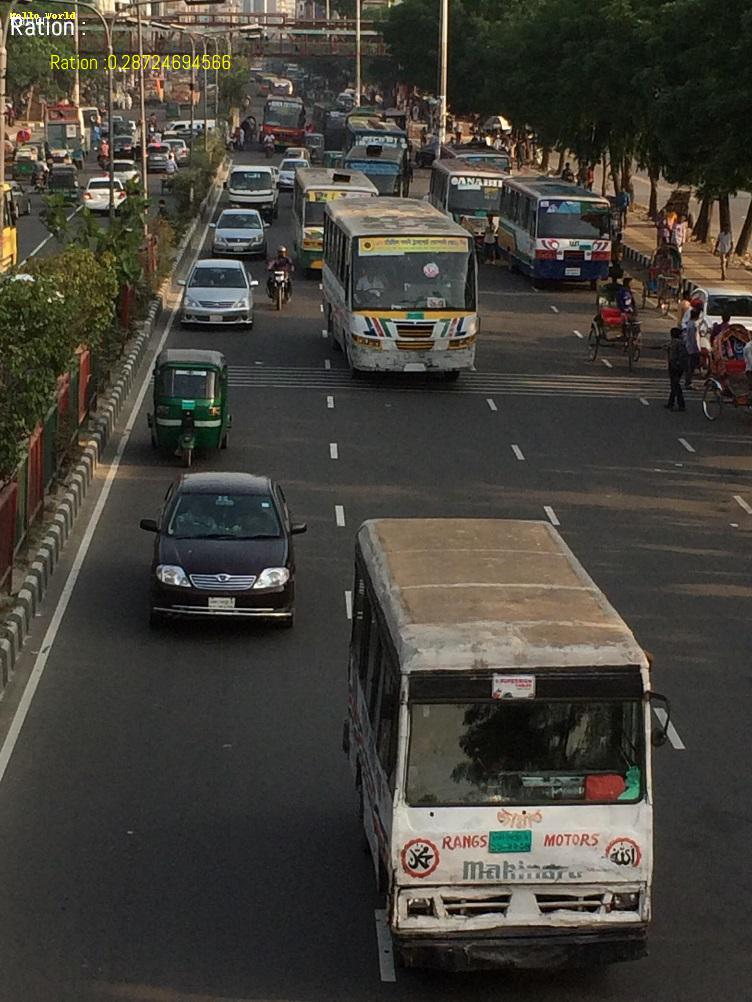
#> input picture img/input/Bannani-1.5-2 -1-mon.jpg, 752 x 1002 px, found by its file name; its folder holds only this picture in this run
$ python vehicle-ratio.py
#> lines starting #> are read from the running program, lines starting #| are printed output that depends on the picture; after the words box and inside, x2 and y2 are one past the last pixel; in counts of white or black regions, pixels touching at a corner belong together
from PIL import Image, ImageDraw ,ImageFont
import os, os.path
import cv2
import numpy

in_path ="img\\input"
out_path="img\\output_mask"
result_path="img\\result"
script_dir = os.path.dirname(__file__)

abs_in_path = os.path.join(script_dir, in_path)
abs_out_path = os.path.join(script_dir, out_path)
abs_result_path = os.path.join(script_dir, result_path)


POLYGON_MASK1 = [
    (450,0),
    (700,0),
    (700,388),
    (710,388)
]

POLYGON_MASK2 = [
     (0, 0),
    (0, 488),
    (40, 488),
    (220, 0)
]

imgs = []
valid_images = [".jpg",".gif",".png",".tga"]

CROP_RECT = (50, 100, 700, 900)

# Cropping the images
def cropper(abs_in_path ,abs_out_path,img_name):
#> called with abs_in_path = 'img\\input/Bannani-1.5-2 -1-mon.jpg', abs_out_path = 'img\\output_mask/Bannani-1.5-2 -1-mon.jpg', img_name = 'Bannani-1.5-2 -1-mon.jpg'
    image = Image.open(abs_in_path)
#> image is the input picture: PIL image 752x1002 RGB; mean R, G, B 68.4, 65.1, 58
    ImageDraw.Draw(image).polygon(POLYGON_MASK1, fill=(0, 0, 0))
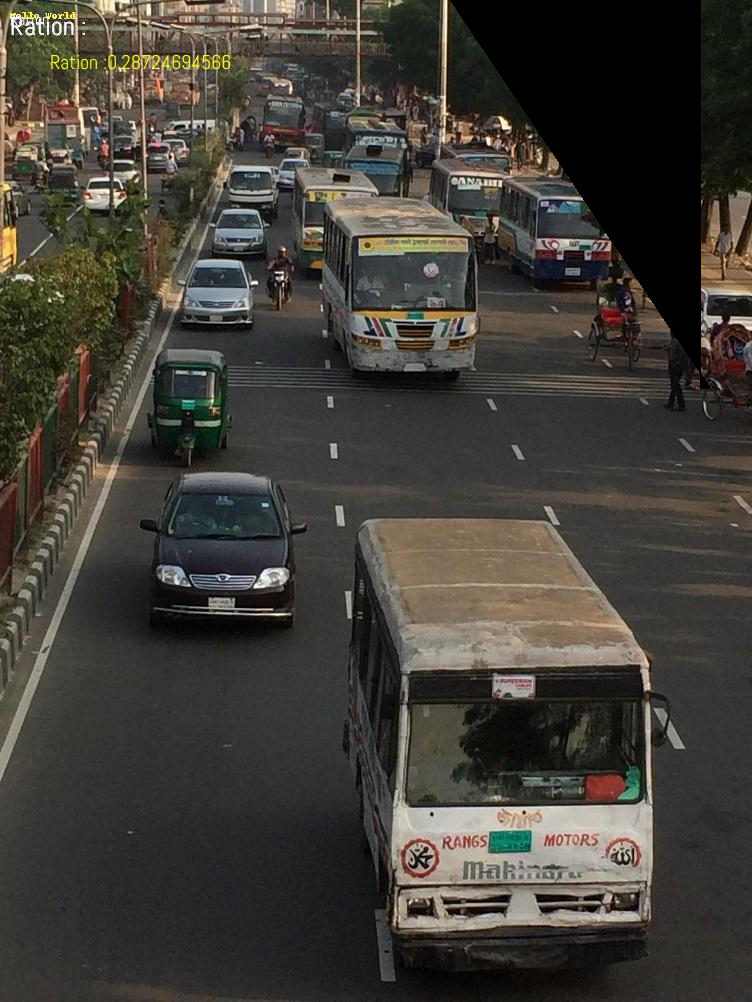
#> image: PIL image 752x1002 RGB; mean R, G, B 65.6, 62.4, 56
    ImageDraw.Draw(image).polygon(POLYGON_MASK2, fill=(0, 0, 0))
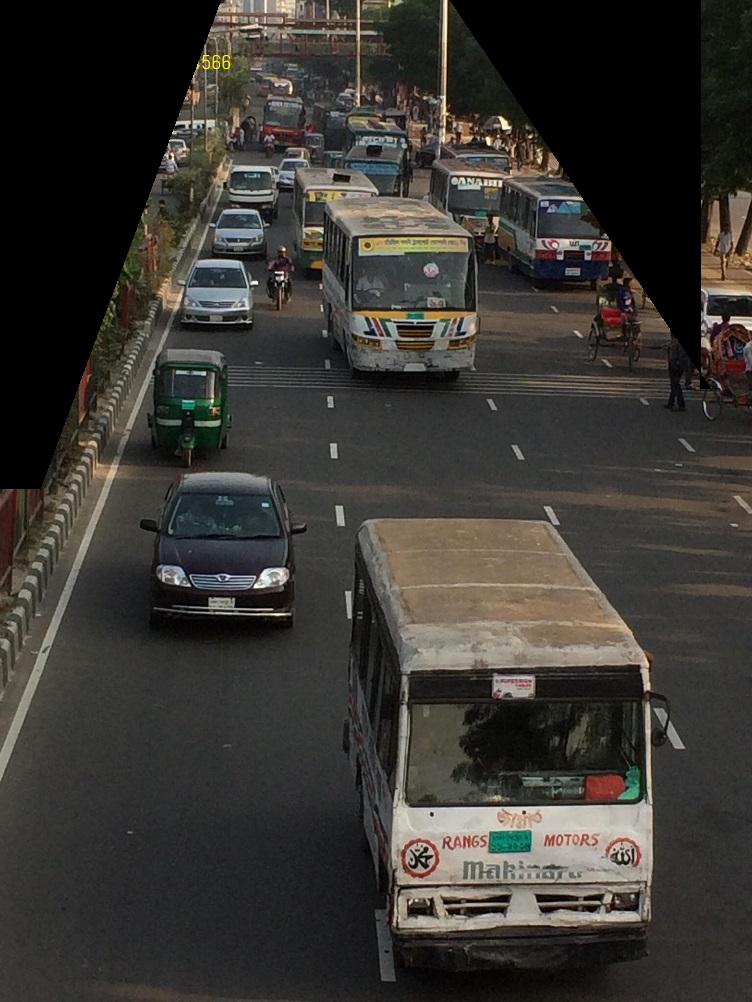
#> image: PIL image 752x1002 RGB; mean R, G, B 57.8, 55.3, 50.8
    cropped_image = image.crop(CROP_RECT)
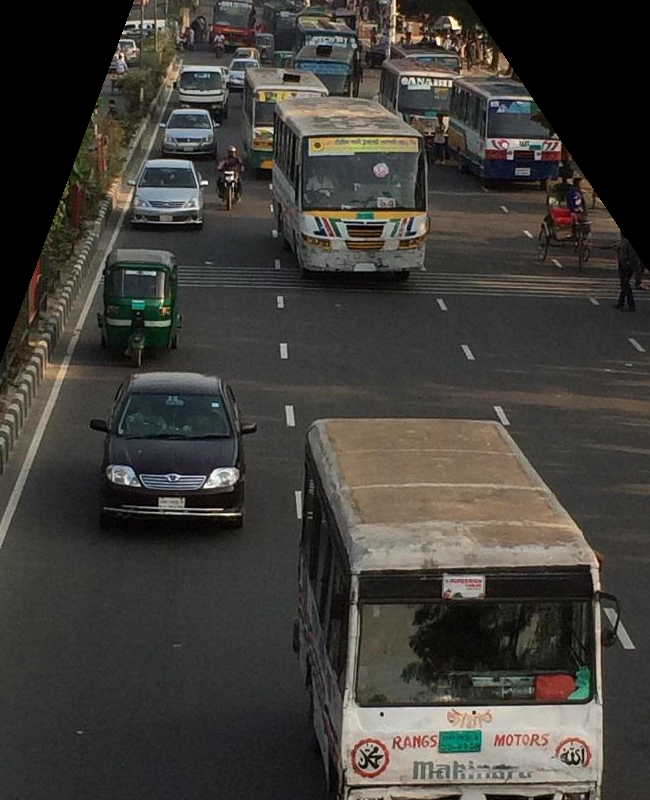
#> cropped_image: PIL image 650x800 RGB; mean R, G, B 64.9, 62.4, 57.6
    cropped_image.save(abs_out_path)
    rgb_to_bgr(abs_out_path,abs_in_path,img_name)

def rgb_to_bgr(file_path,parent_path,img_name):
    image = Image.open(file_path)
    unmasked_pixels = count_unmasked_pixels(image)
    # Use numpy to convert the image from PIL format to OpenCV
    opencv_image = cv2.cvtColor(numpy.array(image), cv2.COLOR_RGB2BGR)
    # Apply the Canny edge detection algorithm
    edged_image = cv2.Canny(opencv_image, 100, 200)
    edge_pixels = count_edge_pixels(edged_image)
    cv2.imwrite(file_path, edged_image)
    ratio=float(edge_pixels) / float(unmasked_pixels)
    writter_text(parent_path,ratio,img_name)
    #with open("D:/MS/Traffic_Monitoring/app/Output.txt", "w") as text_file:
       # text_file.write("Ratio : %s ratio" % (ratio))
    #print(ratio)

def writter_text(file_path,ratio,img_name):
    img = Image.open(file_path)
    d = ImageDraw.Draw(img)
    fonts_path = os.path.join(os.path.dirname(os.path.dirname(__file__)), 'app\\fonts\\abel-regular.ttf')
    font = ImageFont.truetype(fonts_path,26)
    d.text((10,10), "Ration :%s "% ratio, fill=(255,255,0),font=font)
    img_out_path=os.path.join(abs_result_path, img_name)
    img.save(img_out_path)

def count_unmasked_pixels(pil_image):
    pixels = pil_image.load()
    count = 0
    for x in range(0, pil_image.size[0]):
        for y in range(0, pil_image.size[1]):
            if pixels[x, y] != (0, 0, 0):
                count = count + 1
    return count

def count_edge_pixels(opencv_image):
    count = 0
    width, height = opencv_image.shape[:2]

    for x in range(0, width):
        for y in range(0, height):
            if opencv_image[x, y] ==255:
                count = count + 3
    return count

for f in os.listdir(abs_in_path): #assuming gif
    ext = os.path.splitext(f)[1]
   # if ext.lower() not in valid_images:
    #    continue
    img_path=os.path.join(abs_in_path, f)
    img_out_path=os.path.join(abs_out_path, f)
    cropper(img_path,img_out_path,f)
#> in rgb_to_bgr, `unmasked_pixels = count_unmasked_pixels(image)`: unmasked_pixels = 475026
#> in rgb_to_bgr, `edged_image = cv2.Canny(opencv_image, 100, 200)`:
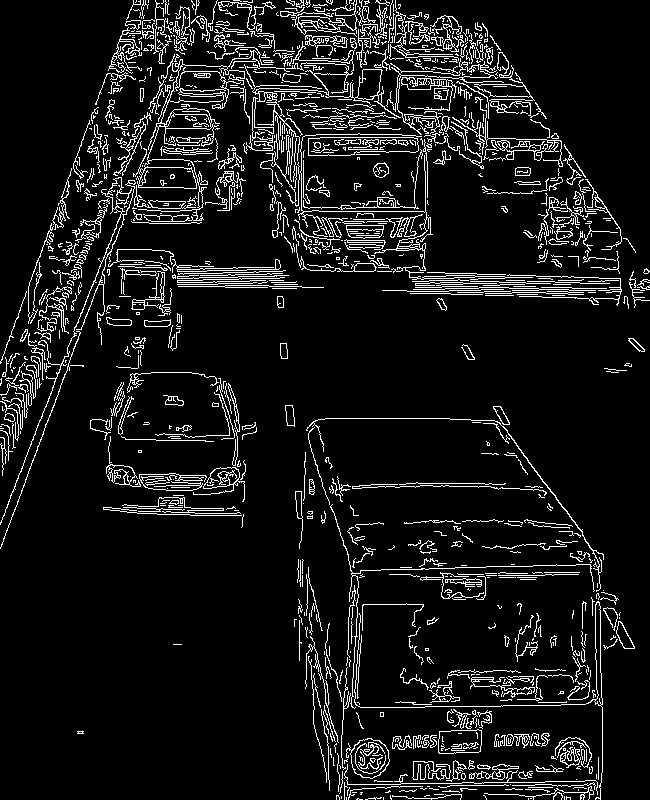
#> edged_image: shape (800, 650); 8.7% white in thin lines or dots
#> in rgb_to_bgr, `edge_pixels = count_edge_pixels(edged_image)`: edge_pixels = 135795
#> in rgb_to_bgr, `ratio=float(edge_pixels) / float(unmasked_pixels)`: ratio = 0.286
#> in writter_text, `img.save(img_out_path)`:
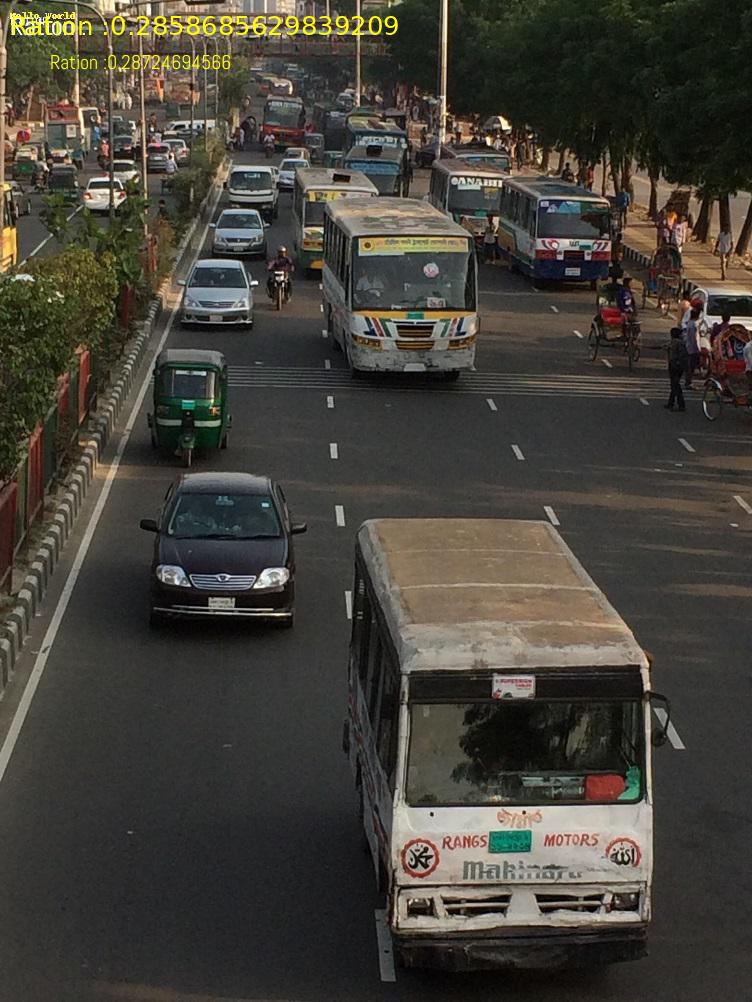
#> saved as Bannani-1.5-2 -1-mon.jpg: PIL image 752x1002 RGB; mean R, G, B 68.8, 65.6, 57.7

$ run again, on img/input/Bannani-1.5-2.5-1-sun.jpeg
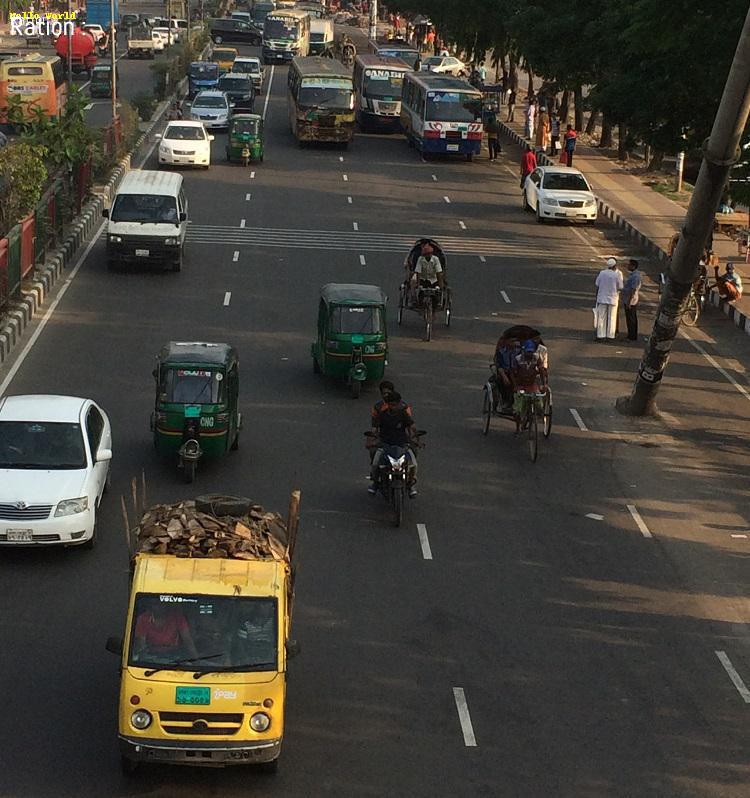
#> input picture img/input/Bannani-1.5-2.5-1-sun.jpeg, 750 x 798 px, found by its file name
#> in cropper, image is the input picture: PIL image 750x798 RGB; mean R, G, B 68.6, 64.9, 57.1
#> unmasked_pixels = 410423
#> in rgb_to_bgr, `edged_image = cv2.Canny(opencv_image, 100, 200)`:
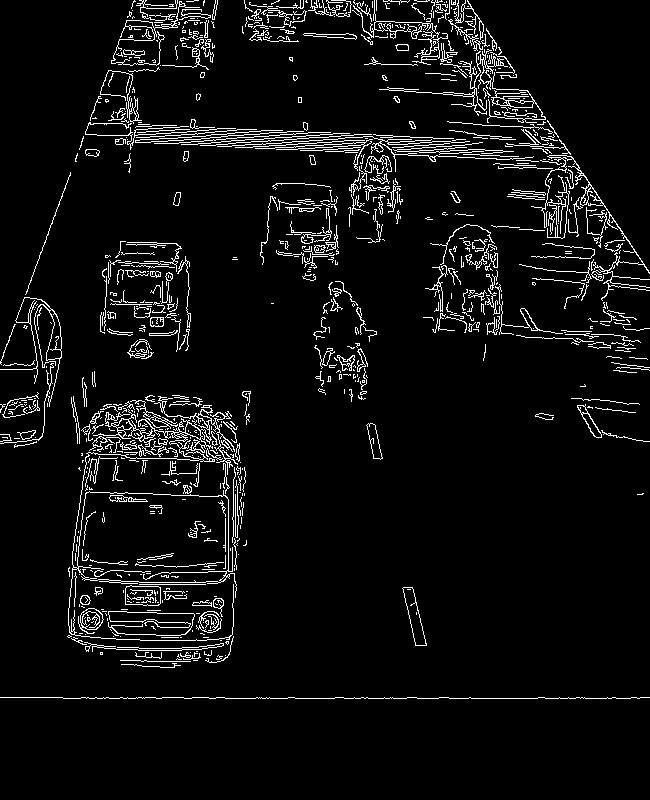
#> edged_image: shape (800, 650); 5.7% white in thin lines or dots, all inside (x1, y1, x2, y2) = (0, 0, 650, 699)
#> edge_pixels = 88371
#> ratio = 0.215
#> in writter_text, `img.save(img_out_path)`:
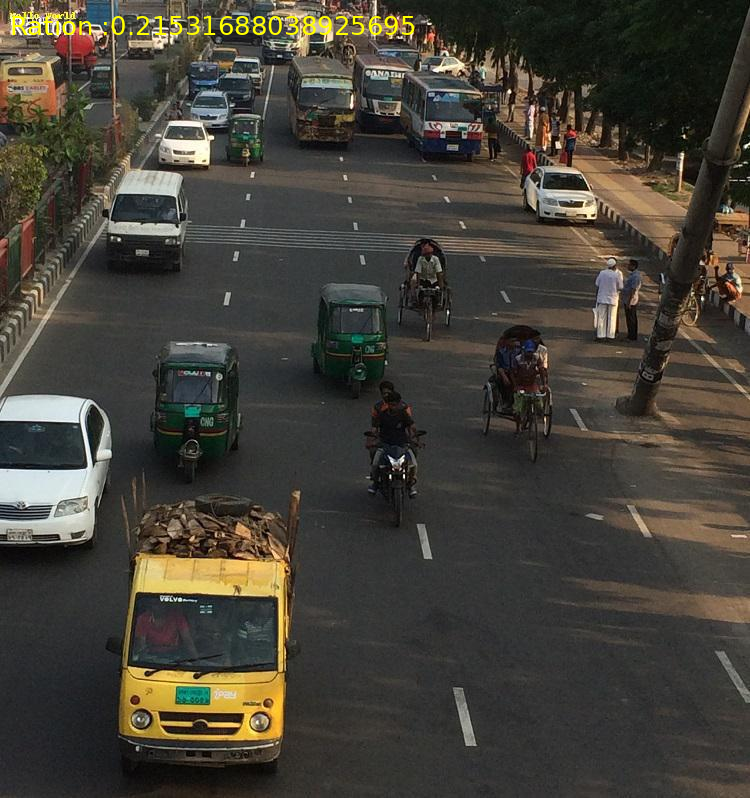
#> saved as Bannani-1.5-2.5-1-sun.jpeg: PIL image 750x798 RGB; mean R, G, B 69.1, 65.4, 56.7

$ run again, on img/input/Bannani-3-4-1-sun.JPG
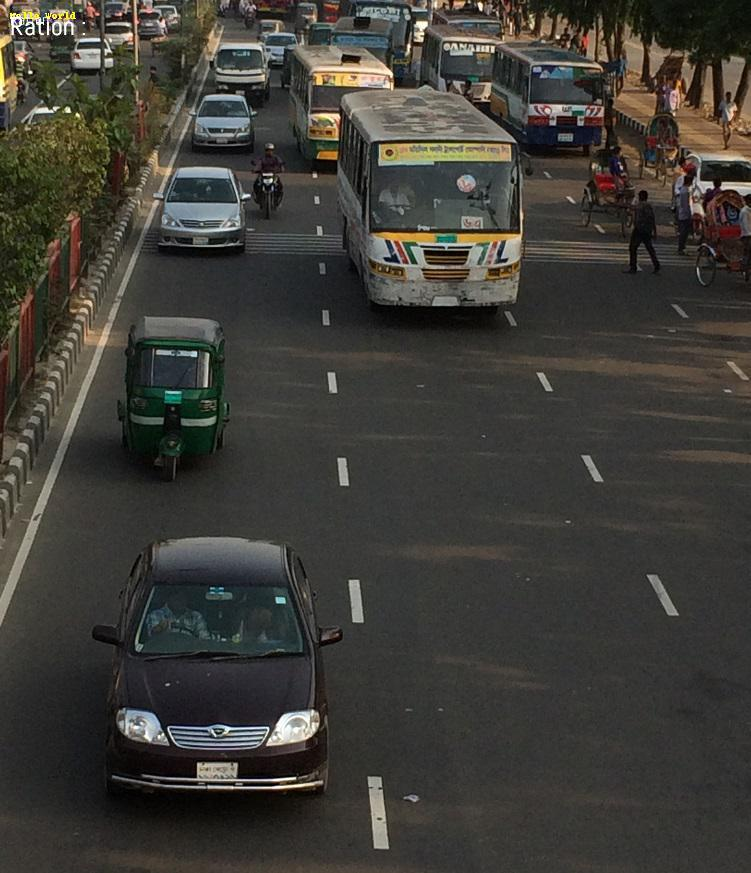
#> input picture img/input/Bannani-3-4-1-sun.JPG, 751 x 873 px, found by its file name
#> in cropper, image is the input picture: PIL image 751x873 RGB; mean R, G, B 63.1, 61.4, 55.8
#> unmasked_pixels = 460407
#> in rgb_to_bgr, `edged_image = cv2.Canny(opencv_image, 100, 200)`:
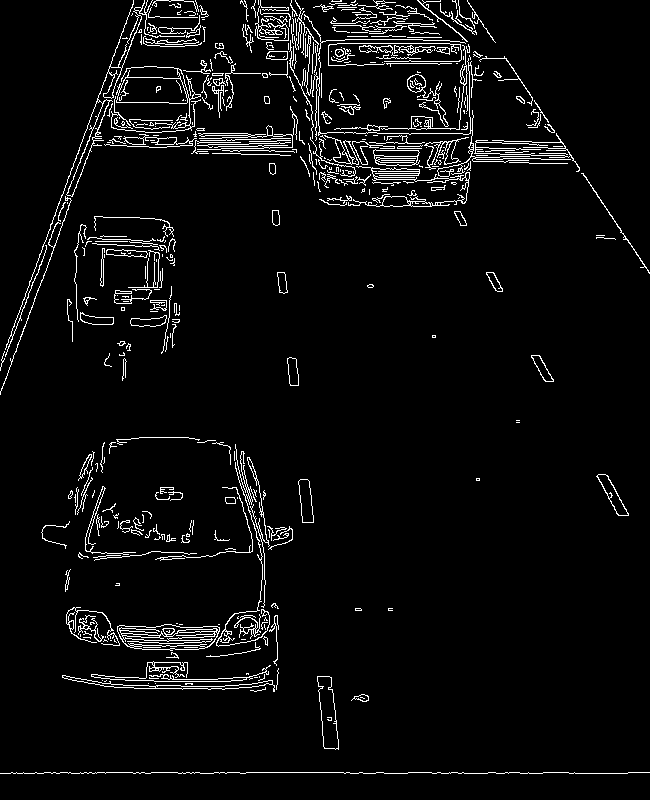
#> edged_image: shape (800, 650); 4.6% white in thin lines or dots
#> edge_pixels = 71214
#> ratio = 0.155
#> in writter_text, `img.save(img_out_path)`:
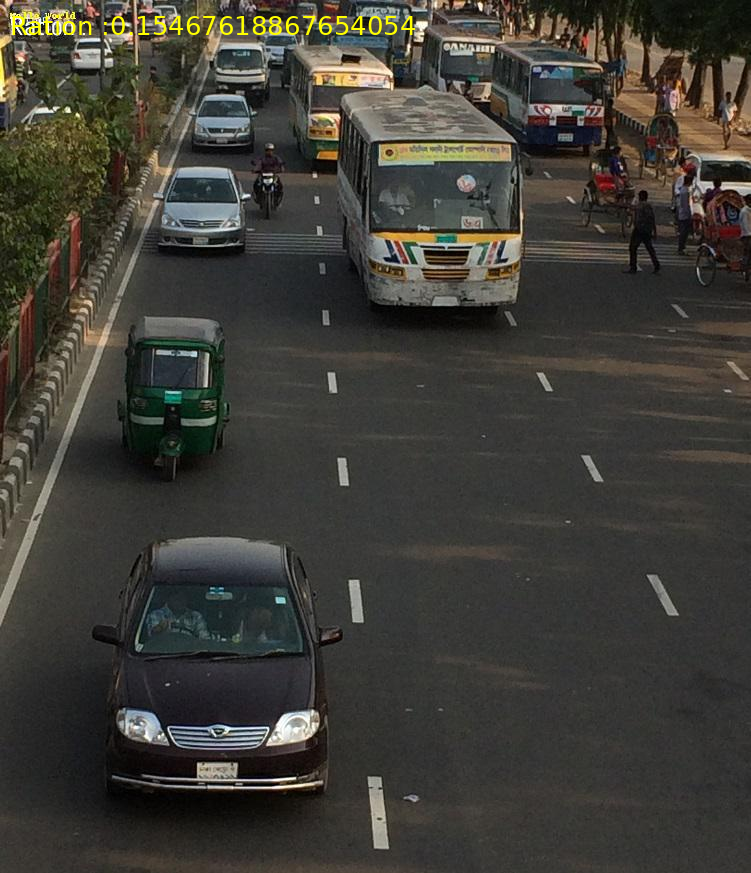
#> saved as Bannani-3-4-1-sun.JPG: PIL image 751x873 RGB; mean R, G, B 63.6, 61.9, 55.5

$ run again, on img/input/Bannani-1.5-2 -1-tue.jpg
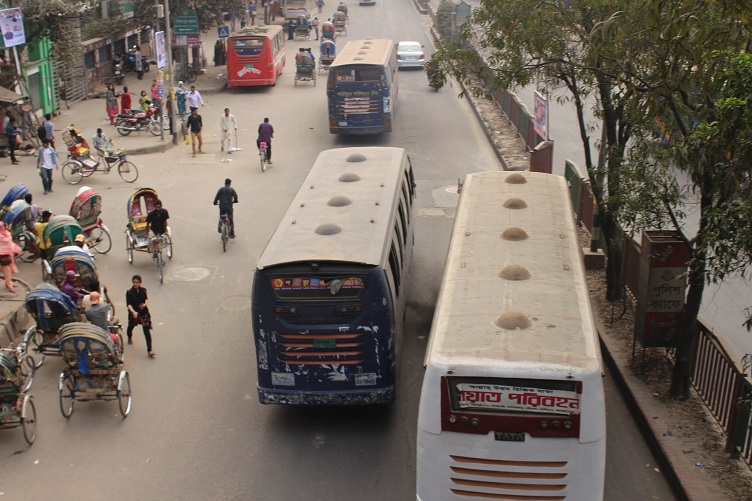
#> input picture img/input/Bannani-1.5-2 -1-tue.jpg, 752 x 501 px, found by its file name
#> in cropper, image is the input picture: PIL image 752x501 RGB; mean R, G, B 119.1, 108.4, 99.1
#> unmasked_pixels = 220213
#> in rgb_to_bgr, `edged_image = cv2.Canny(opencv_image, 100, 200)`:
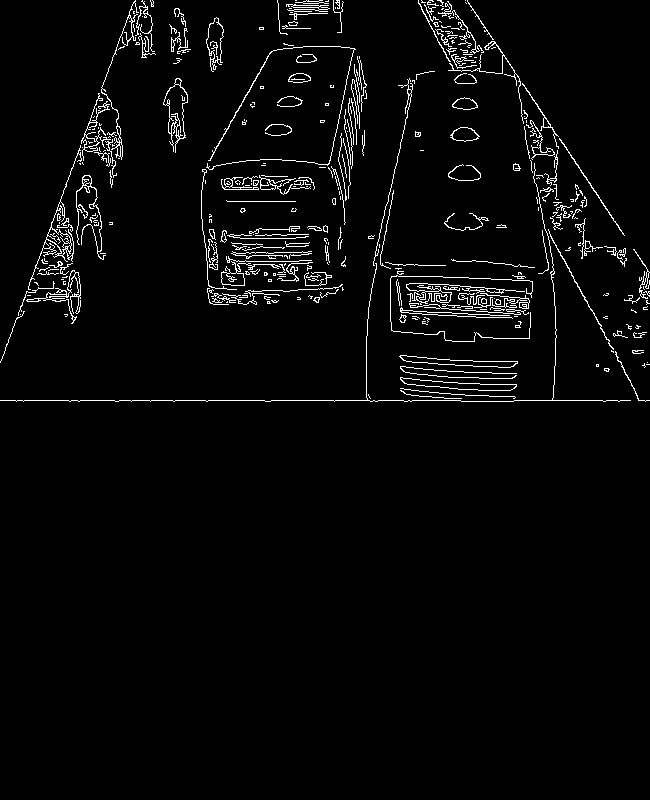
#> edged_image: shape (800, 650); 3.1% white in thin lines or dots, all inside (x1, y1, x2, y2) = (0, 0, 650, 402)
#> edge_pixels = 48852
#> ratio = 0.222
#> in writter_text, `img.save(img_out_path)`:
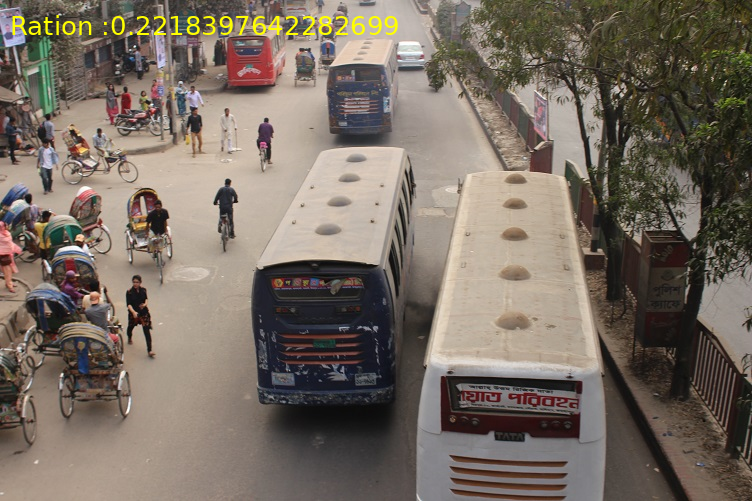
#> saved as Bannani-1.5-2 -1-tue.jpg: PIL image 752x501 RGB; mean R, G, B 119.9, 109.2, 98.5
